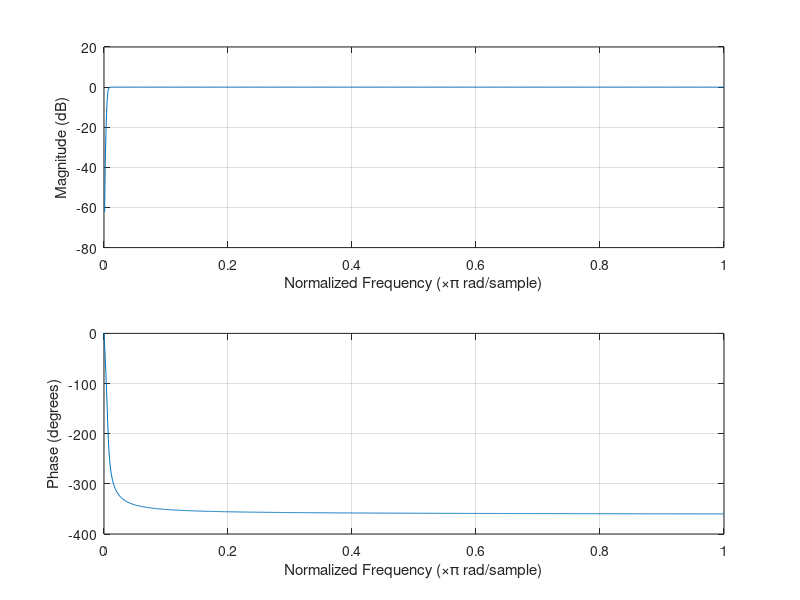
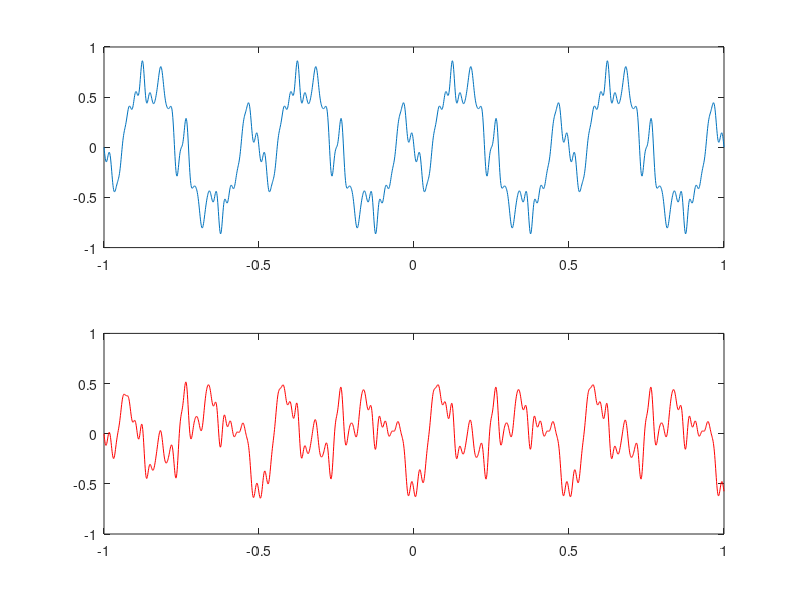
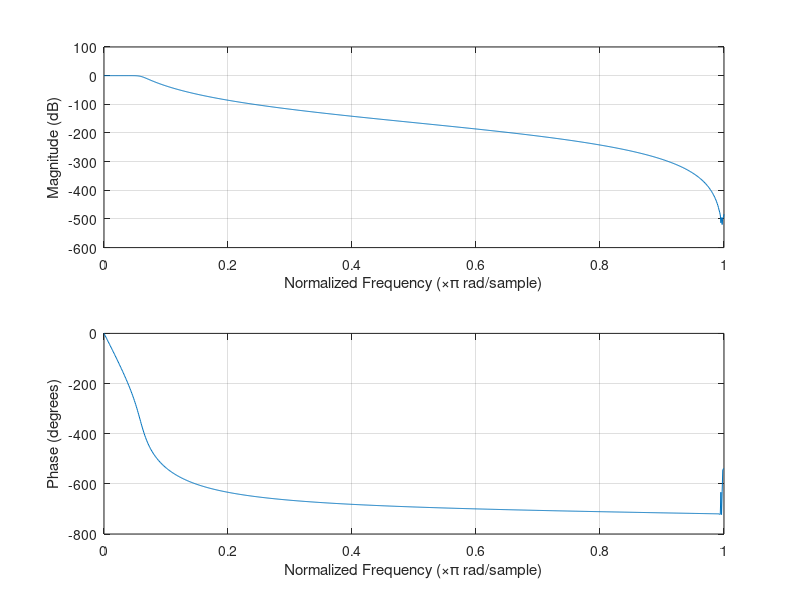
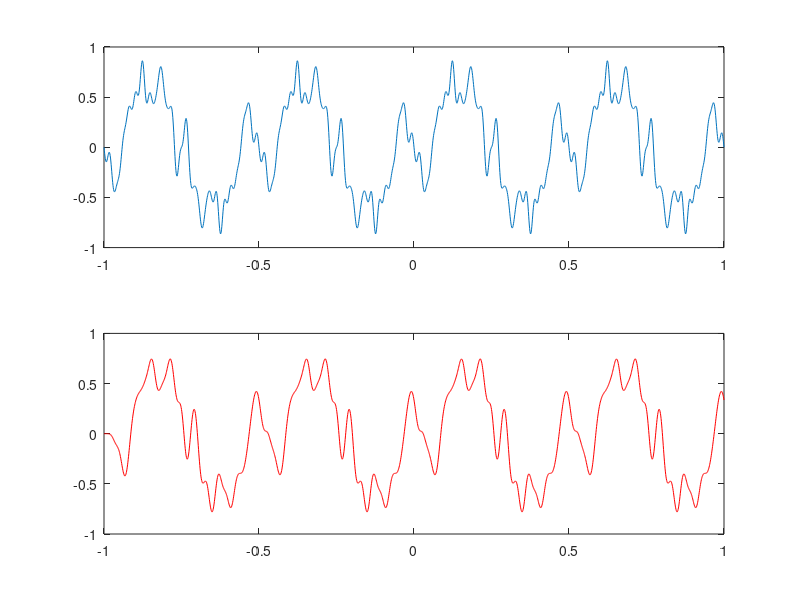

Recreate these plots in MATLAB, in order. (Note: this script raises an error after producing the figures.)
%% Simulate Data and Filter into Frequency Bands
% Julian Keil keil@psychologie.uni-kiel.de

clear all
close all
clc

%% 1. First Build a Signal
srate = 1000;

% First we need a time-vector
time = (-1000:1:1000)/srate; % 1 Second @ 1000 Hz

% Then we need some Frequencies to Oscillate
freqs = [2:2:50];

% Then we'll use different amplitudes for each frequency
amplit = 1./freqs;

% We can set a starting Phase for each frequency between -pi and pi
tmp = randi(100,1,length(freqs));
phases = tmp./(1/pi);

% now we loop through frequencies and create sine waves
sine_waves = zeros(length(freqs),length(time));
% If we define the output variable with zeros before hand, the loop can
% fill it up faster, as the new fields don't have to be created on the fly
for fi=1:length(freqs)
    sine_waves(fi,:) = amplit(fi) * sin(2*pi*time*freqs(fi) + phases(fi));
end

signal = sum(sine_waves);

%Plot
plot(time,signal);
%% 2. Filter-Settings
band = [15 25]; % Band for Bandstop or Notch-Filters
high = 3; % Highpass
low = 30; % Lowpass

%% 3. Build a High-Pass analog (Butterworth) filter
[b, a] = butter(4, high/(srate/2),'high'); % "butter" is the Butterworth-Function
freqz(b, a, srate); % Plot Filter response.

% ---Question 1: What happens if we change the Filter order? Inspect the
% Magnitude and Phase Response. What will this mean for the signal?

%% 3.1. Apply the Filter to the Data
onepass_highpass = filter(b,a,signal);
twopass_highpass = filtfilt(b,a,signal);

% Compare the original and the filtered data

figure;
subplot(211); plot(time,signal); ylim([-1,1]);
subplot(212); plot(time,onepass_highpass,'r'); ylim([-1,1]);

% ---Question 2: What could be the difference between "filter" and "filtfilt"?
% Compare Filtered Signals. What happens to the signal? Pay attention to
% the Amplitude and Phase.

figure;
subplot(211); plot(time,onepass_highpass); ylim([-1,1]);
subplot(212); plot(time,twopass_highpass,'r'); ylim([-1,1]);

%% 4. Build a Low-Pass Butterworth filter
[b, a] = butter(8, low/(srate/2),'low');
freqz(b, a, srate);

%% 4.1. Apply the Filter to the Data
onepass_lowpass = filter(b,a,signal); 
twopass_lowpass = filtfilt(b,a,signal); 

% Compare the original and the filtered data

figure;
subplot(211); plot(time,signal); ylim([-1,1]);
subplot(212); plot(time,onepass_lowpass,'r'); ylim([-1,1]);

% ---Question 3: What could be the difference between highpass and lowpass?
% Compare Filtered Signals. What happens to the signal? Pay attention to
% the Amplitude and Phase.
figure;
subplot(311); plot(time,signal); ylim([-1,1]);
subplot(312); plot(time,onepass_highpass,'k'); ylim([-1,1]);
subplot(313); plot(time,onepass_lowpass,'r'); ylim([-1,1]);

figure;
subplot(211); plot(time,onepass_lowpass); ylim([-1,1]);
subplot(212); plot(time,twopass_lowpass,'r'); ylim([-1,1]);

%% 5. Now build a digital (FIR) filter
b = fir1(100, high/(srate/2),'high');
freqz(b, 1, srate);

% ---Question 4: What could be the difference between "butterworth" and "fir"?
% Inspect the Magnitude and Phase Response. What will this mean for the signal?

%% 5.1. Apply the Filter to the Data
onepass_fir = filter(b,1,signal);
twopass_fir = filtfilt(b,1,signal);

figure;
subplot(211); plot(time,signal); ylim([-1,1]);
subplot(212); plot(time,onepass_fir,'r'); ylim([-1,1]);

% ---Question 5: What could be the difference between fir and butterworth?
% Compare Filtered Signals. What happens to the signal? Pay attention to
% the Amplitude and Phase.
figure;
subplot(311); plot(time,signal); ylim([-1,1]);
subplot(312); plot(time,onepass_highpass,'k'); ylim([-1,1]);
subplot(313); plot(time,onepass_fir,'r'); ylim([-1,1]);

figure;
subplot(211); plot(time,onepass_fir); ylim([-1,1]);
subplot(212); plot(time,twopass_fir,'r'); ylim([-1,1]);
%% 6. Additional Filters
% Band-Stop-Filter
b = fir1(100, band/(srate/2),'stop');
fvtool(b, 1, 'Fs', srate);

twopass_fir_bs = filtfilt(b,1,signal);

b = fir1(100, band/(srate/2),'bandpass');
fvtool(b, 1, 'Fs', srate);

twopass_fir_bp = filtfilt(b,1,signal);

% ---Question 6: What could be the difference between bandstop and bandpass
% filters?
% Compare Filtered Signals. What happens to the signal? When would they be
% useful?

figure;
subplot(211); plot(time,twopass_fir_bs); ylim([-1,1]);
subplot(212); plot(time,twopass_fir_bp,'r'); ylim([-1,1]);